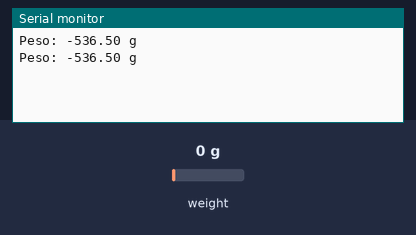
Simulated run of this sketch. Board: Arduino Uno, built with avr-gcc and run on an emulated ATmega328P. Parts: the last lines printed to the serial monitor. The inputs (shaded band) are chosen by the test bench; at power-on: weight on the scale 0 g.

Above: at 2.9 s.
3.0 s: weight on the scale set to 100 g
At 4.1 s:
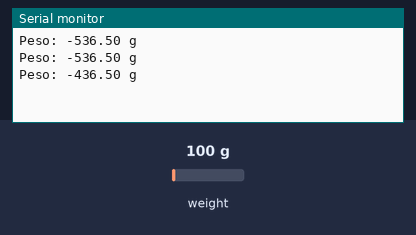
4.6 s: weight on the scale set to 1250 g
At 6.2 s:
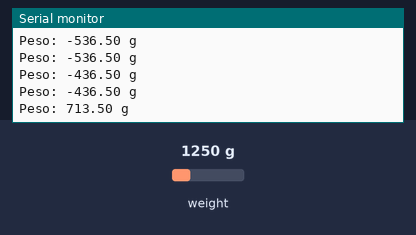
Timing chart, 0 to 7.7 s (numbered marks = the images above; inputs shaded):
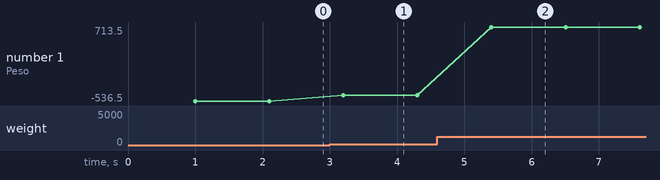

Measured:
- after the input at 3.0 s, the serial monitor: prints a new line after 0.20 s (image 1)
- after the input at 4.6 s, the serial monitor: prints a new line after 0.80 s (image 2)
- plotted number 1: -536.5 → -436.5 after the input at 3.0 s, -436.5 → 713.5 after the input at 4.6 s

The sketch:

Balanza1KgV2.ino
```cpp
#include "HX711.h"

//Variables
#define DOUT  A1
#define CLK  A0
HX711 balanza(DOUT, CLK);

void setup() {
  balanza.set_scale(1084.9);
  Serial.begin(9600);

}

void loop() {

  float peso = balanza.get_units(10); // Entrega el peso actualment medido en gramos
  if(peso<0) peso = peso*-1;
  peso = peso-536.5;

  Serial.print("Peso: ");
  Serial.print(peso,2);
  Serial.println(" g");
  delay(100);

}
```
